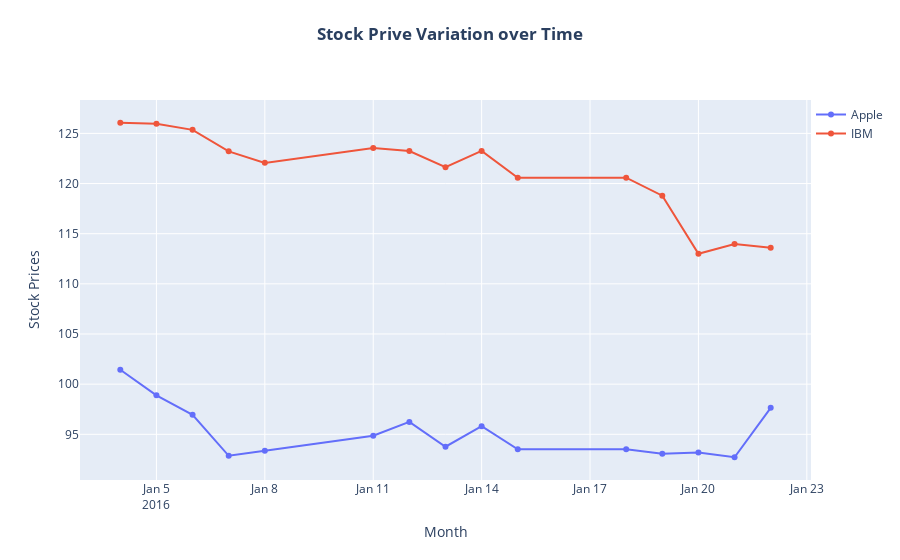

Notebook cell for this chart:
### Code cell
# create Scatter object for both data-series
trace0 = go.Scatter(
        x = df.index,
        y = df['apple'],
        name='Apple'
)

trace1 = go.Scatter(
        x = df.index,
        y = df['ibm'],
        name='IBM'
)

# define layout
layout = go.Layout(
        title = go.layout.Title(text='<b>Stock Prive Variation over Time</b>'),
        xaxis = go.layout.XAxis(title=go.layout.xaxis.Title(text='Month')),
        yaxis = go.layout.YAxis(title=go.layout.yaxis.Title(text='Stock Prices'))
)

trace = [trace0, trace1]
fig = go.Figure(data=trace, layout=layout)
fig.update_layout(title={'y':0.95, 'x':0.5, 'xanchor':'center', 'yanchor': 'top'}, legend=dict(x=1, y=1))

iplot(fig)

### Figure 1 — Plotly figure (JSON) as saved in the notebook; plotly's stock layout.template omitted (floating-point values rounded to 4 significant figures)
{"data": [{"name": "Apple", "type": "scatter", "x": ["2016-01-04", "2016-01-05", "2016-01-06", "2016-01-07", "2016-01-08", "2016-01-11", "2016-01-12", "2016-01-13", "2016-01-14", "2016-01-15", "2016-01-18", "2016-01-19", "2016-01-20", "2016-01-21", "2016-01-22"], "y": [101.4, 98.89, 96.95, 92.86, 93.35, 94.86, 96.24, 93.76, 95.81, 93.51, 93.51, 93.06, 93.18, 92.71, 97.64]}, {"name": "IBM", "type": "scatter", "x": ["2016-01-04", "2016-01-05", "2016-01-06", "2016-01-07", "2016-01-08", "2016-01-11", "2016-01-12", "2016-01-13", "2016-01-14", "2016-01-15", "2016-01-18", "2016-01-19", "2016-01-20", "2016-01-21", "2016-01-22"], "y": [126.1, 126.0, 125.3, 123.2, 122.1, 123.5, 123.2, 121.6, 123.2, 120.6, 120.6, 118.8, 113, 114.0, 113.6]}], "layout": {"legend": {"x": 1, "y": 1}, "title": {"text": "<b>Stock Prive Variation over Time</b>", "x": 0.5, "xanchor": "center", "y": 0.95, "yanchor": "top"}, "xaxis": {"title": {"text": "Month"}}, "yaxis": {"title": {"text": "Stock Prices"}}}}
